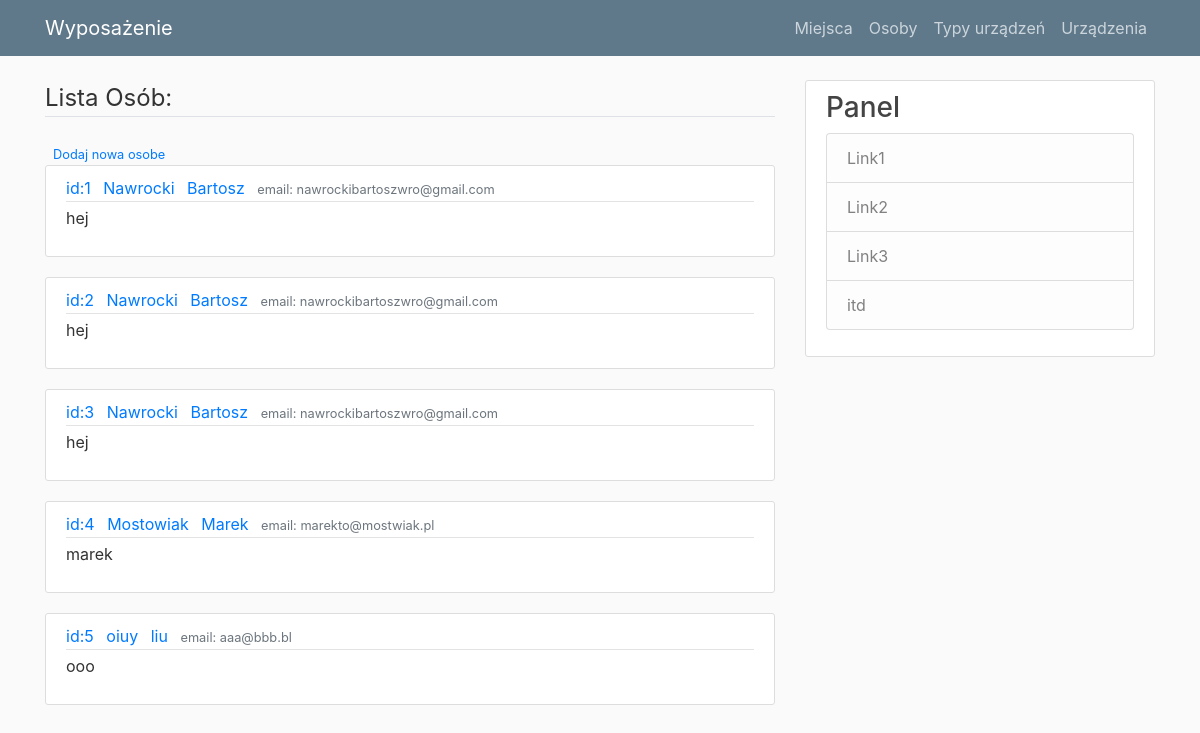
Screenshot of /pokazosoby with the database file from the repository.
### wyposazenie/models.py (models this page shows)
class Osoby(db.Model):
    __tablename__ = "osoby"
    id_osoba = db.Column(db.Integer, primary_key = True)
    imie = db.Column(db.String(30), nullable = False)
    nazwisko = db.Column(db.String(30), nullable = False)
    email = db.Column(db.String(30))
    opis = db.Column(db.String(150))

### wyposazenie/routes.py (the view)
@app.route("/pokazosoby")
def pokazosoby():
    osoby_query = Osoby.query.all()
    return render_template('pokaz_osoby.html', osoby = osoby_query)

### wyposazenie/templates/pokaz_osoby.html
{% extends "layout.html" %}
{% block content %}
<legend class="border-bottom mb-4">Lista Osób:</legend>
<div>
    <small class="text muted">
        <a class="ml-2" href="{{ url_for('dodajosobe') }}">Dodaj nowa osobe</a>
    </small>
</div>
{% for osoba in osoby %}
<article class="media content-section">
    <div class="media-body">
        <div class="article-metadata">
            <a class="mr-2" href="">id:{{osoba.id_osoba}}</a>
            <a class="mr-2" href="#">{{osoba.nazwisko}}</a>
            <a class="mr-2" href="#">{{osoba.imie}}</a>
            <small class="text-muted">email: {{ osoba.email }}</small>
        </div>
        <p class="article-content">{{ osoba.opis }}</p>
    </div>
</article>
{% endfor %}
{%  endblock content %}

### wyposazenie/static/main.css (style rules this page uses)
body { background: #fafafa; color: #333333; margin-top: 5rem; }
.content-section { background: #ffffff; padding: 10px 20px; border: 1px solid #dddddd; border-radius: 3px; margin-bottom: 20px; }
.article-content { white-space: pre-line; }
.article-metadata { padding-bottom: 1px; margin-bottom: 4px; border-bottom: 1px solid #e3e3e3 }

### rows the page displays
Osoby: id_osoba "1", nazwisko "Nawrocki", imie "Bartosz", email "nawrockibartoszwro@gmail.com", opis "hej"
Osoby: id_osoba "2", nazwisko "Nawrocki", imie "Bartosz", email "nawrockibartoszwro@gmail.com", opis "hej"
Osoby: id_osoba "3", nazwisko "Nawrocki", imie "Bartosz", email "nawrockibartoszwro@gmail.com", opis "hej"
Osoby: id_osoba "4", nazwisko "Mostowiak", imie "Marek", email "marekto@mostwiak.pl", opis "marek"
Osoby: id_osoba "5", nazwisko "oiuy", imie "liu", email "aaa@bbb.bl", opis "ooo"
